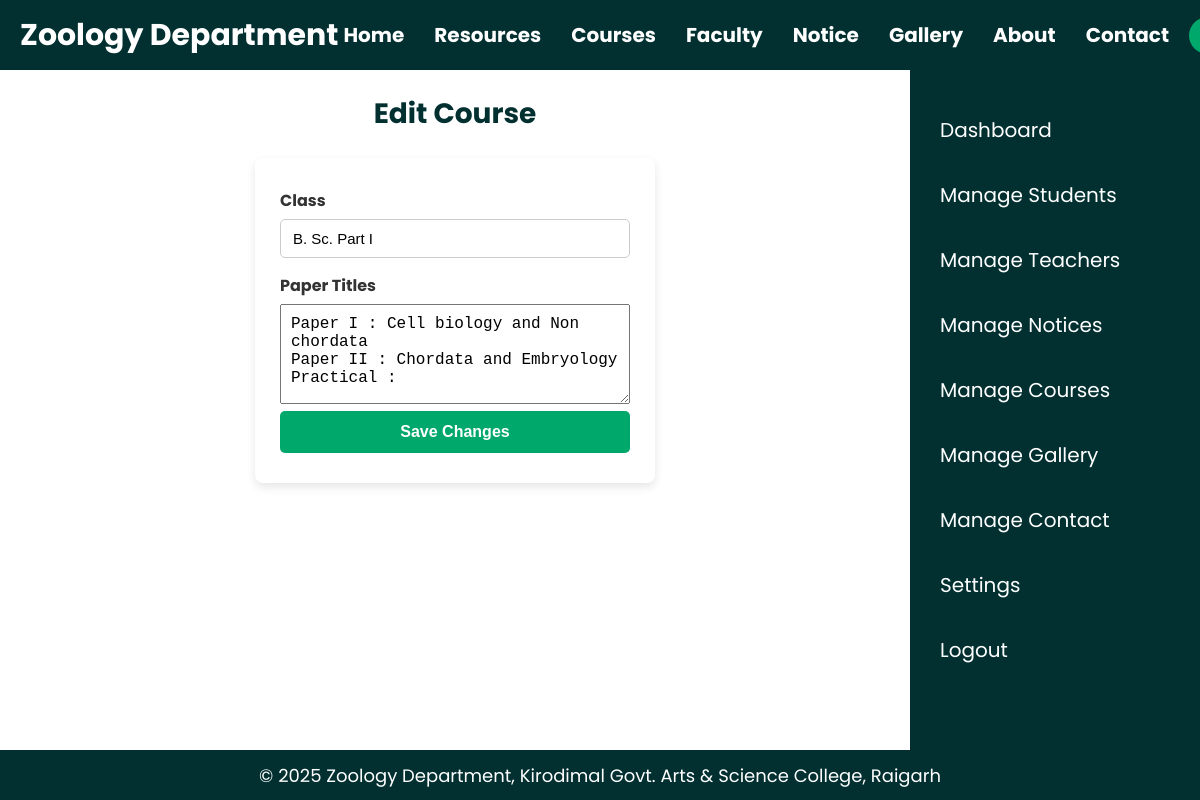
The page /edit_course.php?type=bsc&id=16 (signed in) on the database its author committed.
### tables this page shows
CREATE TABLE IF NOT EXISTS `bsc_courses` (
  `id` int NOT NULL AUTO_INCREMENT,
  `class` varchar(100) NOT NULL,
  `papers` text NOT NULL,
  PRIMARY KEY (`id`)
);

### edit_course.php (the view, shortened to what this page needs)
<?php
include 'header.php';
$type = $_GET['type'] ?? '';
$id = intval($_GET['id'] ?? 0);
$table = $type==='bsc' ? 'bsc_courses' : 'msc_courses';
$result = $conn->query("SELECT * FROM $table WHERE id=$id");
$course = $result->fetch_assoc();
?>
<main class="edit-course-view">
    <?php include 'admin_sidebar.php'; ?>
    <div class="edit-course-content">
        <h2 class="edit-course-title">Edit Course</h2>
        <div class="edit-course-card">
            <form method="POST" action="edit_courses_process.php?type=<?php echo $type; ?>&id=<?php echo $id; ?>">
                <label for="class">Class</label>
                <input id="class" name="class" type="text" required value="<?php echo htmlspecialchars($course['class']); ?>">
                <label for="papers">Paper Titles</label>
                <textarea id="papers" name="papers"  required><?php echo htmlspecialchars($course['papers']); ?></textarea>
                <button type="submit" class="btn-update">Save Changes</button>
            </form>
        </div>
    </div>
</main>
<?php include 'footer.php'; ?>

### rows shown on the page
bsc_courses: class "B. Sc. Part I", papers "Paper I : Cell biology and Non chordata Paper II : Chordata and Embryology Practical :"
